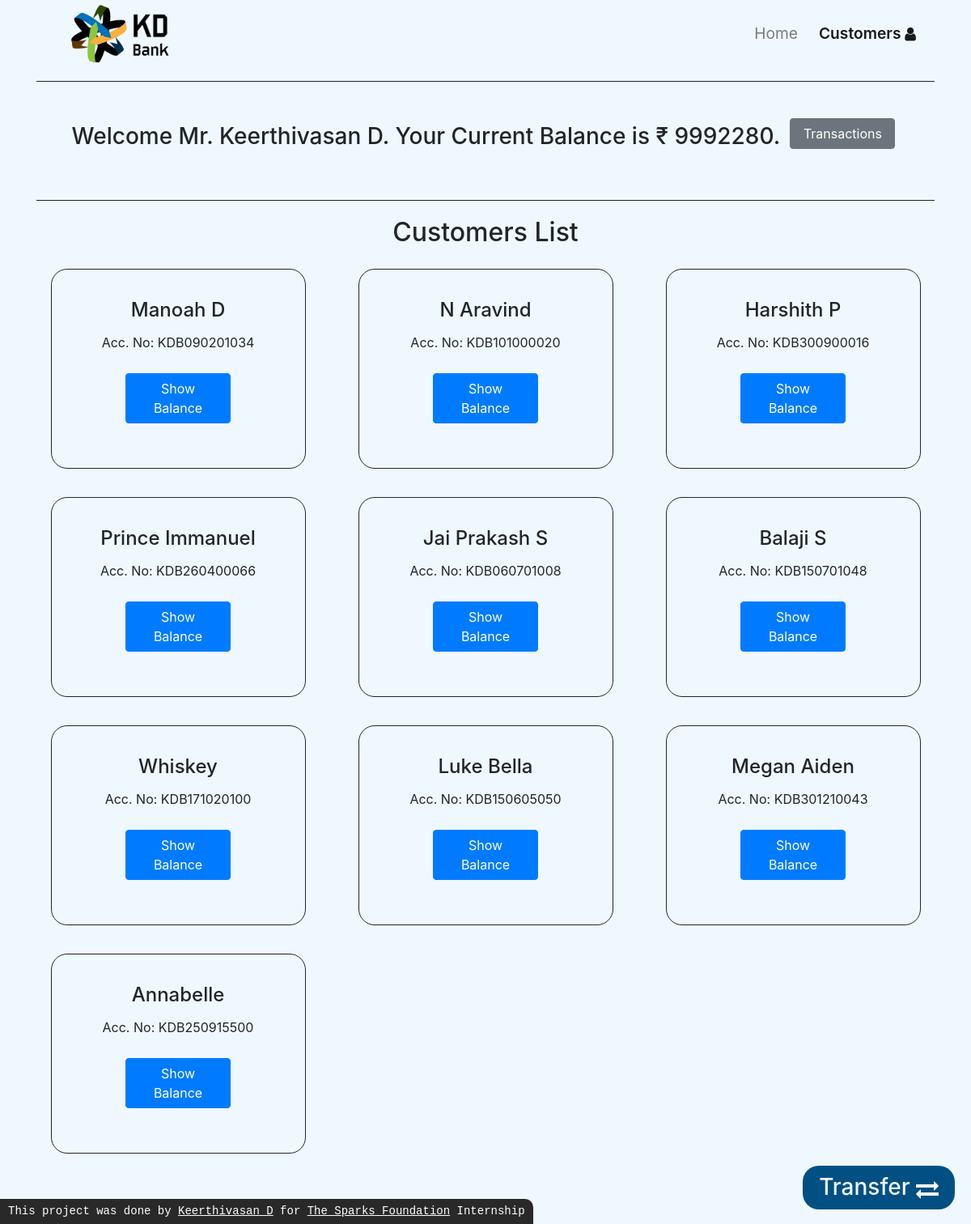
Page /banking on the committed database.
### app.py (models this page shows)
class customer(db.Model):
    acc_no = db.Column(db.String(12), primary_key=True, nullable=False)
    name = db.Column(db.String(20), nullable=False)
    amt = db.Column(db.Integer, nullable=False, default = 0)
    def __repr__(self):
        return f"{self.acc_no},{self.name},{self.amt}"

### app.py (the view)
@app.route('/banking',methods=['POST','GET'])
def banking():
    if request.method=='POST':
        acc = request.form['acc_no']
        name = request.form['name']
        amt = request.form['amt']
        main_acc = 'KDB100100012'
        cust,trans=getdata()
        trans_id = len(trans)+1
        try:
            db.session.query(customer).filter(customer.acc_no == main_acc).update({customer.amt:customer.amt - amt})
            db.session.commit()
            db.session.query(customer).filter(customer.acc_no == acc).update({customer.amt: customer.amt + amt})
            db.session.commit()
            new = transaction(id=trans_id,acc_no=acc,name=name,amt=amt)
            db.session.add(new)
            db.session.commit()
            db.session.commit()
            return redirect('/banking')
        except:
            return "Error in Transaction!"
    else:
        cust_db,trans_db = getdata()
        return render_template('main.html',cust_db=cust_db,trans_db=trans_db)

### app.py (called while the page is built)
def getdata():
    db_obj = customer.query.all()
    cust_db_list = []
    for i in range(len(db_obj)):
        db_str = str(db_obj[i])
        cust_db_list.append(db_str.split(','))
        cust_db_list[i][2] = int(cust_db_list[i][2])
    db_obj = transaction.query.all()
    trans_db_list = []
    for i in range(len(db_obj)):
        db_str = str(db_obj[i])
        trans_db_list.append(db_str.split(','))
        trans_db_list[i][2] = int(trans_db_list[i][2])
    return cust_db_list,trans_db_list

    def __repr__(self):
        return f"{self.acc_no},{self.name},{self.amt},{self.date_time}"

### templates/main.html (shortened to what this page needs)
<!DOCTYPE html>
<html lang='en'>
<head>
    <link rel="stylesheet" href="{{ url_for('static',filename= 'bootstrap.min.css')}}">
    <link rel="stylesheet" href="https://stackpath.bootstrapcdn.com/font-awesome/4.7.0/css/font-awesome.min.css">
    <link rel='stylesheet' href="{{ url_for('static',filename= 'main.css')}}">
    <link rel='stylesheet' href="{{ url_for('static',filename= 'loader.css')}}">
</head>
<body>
    <header>
        <div class="container">
            <nav class='navbar navbar-expand-lg navbar-light' style="padding: 0; padding-top: 5px;">
                <div class='container-fluid'>
                    <a class="navbar-brand" href="http://localhost:5000/" style="padding: 0; margin: 0;">
                        <img src="{{ url_for('static',filename= 'kdbank.png')}}" alt="" style="padding: 0; margin: 0;">
                    </a>
                    <div class='collapse navbar-collapse' id='navbarSupportedContent'>
                        <ul class='navbar-nav ml-auto mb-2 mb-lg-0'>
                            <li class='nav-item'>
                            <a class='nav-link' aria-current='page' href='http://localhost:5000/'>Home</a>
                            </li>
                            <li class='nav-item active l'>
                            <a class='nav-link' href='http://localhost:5000/banking'>Customers <i class="fa fa-user" aria-hidden="true"></i></a>
                            </li>
                        </ul>
                    </div>
                </div>
            </nav>
        </div>
    </header>
    <div id="trans-bg">
        <div class="row">
            <div id="trans-box">
                <h1 class="transfertitle">Transactions</h1>
                <button onclick="closebtn()" class="loginclse"></button>
            </div>
        </div>
    </div>
    <div id="transfer-bg">
        <div class="row">
            <div class="col-lg-4">
            <div id="transfer-box">
                <h1 class="transfertitle">Transfer</h1>
                <button onclick="closebtn()" class="loginclse"></button>
                <form method="POST">
                    <label for="acc_no" class="formtxt">Acc. No: &nbsp;&nbsp;&nbsp;&nbsp;&nbsp;</label>
                    <input type="text" id="acc_no" name="acc_no" placeholder="KDBXXXXXXXXX" class="forminput" required><br>
                    <label for="name" class="formtxt">Name: &nbsp;&nbsp;&nbsp;&nbsp;&nbsp;&nbsp;&nbsp;&nbsp;</label>
                    <input type="text" id="name" name="name" placeholder="Manoah D" class="forminput" required><br>
                    <label for="amt" class="formtxt">Amount: &nbsp;&nbsp;&nbsp;&#8377;</label>
                    <input type="number" id="amt" name="amt" placeholder="1000" class="forminput" required><br>
                </form>
            </div>
            </div>
        </div>
    </div>
    <div class="container">
        <div class="row row1">
            <div class="col-lg-12">
                <div class="boxspl"><h3>Welcome Mr. {{cust_db[0][1]}}. Your Current Balance is &#8377; {{cust_db[0][2]}}. <button onclick="transaction()" class="btn btn-secondary">Transactions</button></h3></div>
            </div>
            <div class="col-lg-12">
                <h2>Customers List</h2>
            </div>
            <div class="col-lg-4 col-md-6">
                <div class="box">
                <h4>{{cust_db[1][1]}}</h4>
                <p>Acc. No: {{cust_db[1][0]}}</p>
                <button onclick="showbal1()" class="btn btn-primary balance" id="bal{{cust_db[1][1]}}">Show Balance</button>
                </div>
            </div>
            <div class="col-lg-4 col-md-6">
                <div class="box">
                <h4>{{cust_db[2][1]}}</h4>
                <p>Acc. No: {{cust_db[2][0]}}</p>
                <button onclick="showbal2()" class="btn btn-primary balance" id="bal{{cust_db[2][1]}}">Show Balance</button>
                </div>
            </div>
            <div class="col-lg-4 col-md-6">
                <div class="box">
                <h4>{{cust_db[3][1]}}</h4>
                <p>Acc. No: {{cust_db[3][0]}}</p>
                <button onclick="showbal3()" class="btn btn-primary balance" id="bal{{cust_db[3][1]}}">Show Balance</button>
                </div>
            </div>
            <div class="col-lg-4 col-md-6">
                <div class="box">
                <h4>{{cust_db[4][1]}}</h4>
                <p>Acc. No: {{cust_db[4][0]}}</p>
                <button onclick="showbal4()" class="btn btn-primary balance" id="bal{{cust_db[4][1]}}">Show Balance</button>
                </div>
            </div>
            <div class="col-lg-4 col-md-6">
                <div class="box">
                <h4>{{cust_db[5][1]}}</h4>
                <p>Acc. No: {{cust_db[5][0]}}</p>
                <button onclick="showbal5()" class="btn btn-primary balance" id="bal{{cust_db[5][1]}}">Show Balance</button>
                </div>
            </div>
            <div class="col-lg-4 col-md-6">
                <div class="box">
                <h4>{{cust_db[6][1]}}</h4>
                <p>Acc. No: {{cust_db[6][0]}}</p>
                <button onclick="showbal6()" class="btn btn-primary balance" id="bal{{cust_db[6][1]}}">Show Balance</button>
                </div>
            </div>
            <div class="col-lg-4 col-md-6">
                <div class="box">
                <h4>{{cust_db[7][1]}}</h4>
                <p>Acc. No: {{cust_db[7][0]}}</p>
                <button onclick="showbal7()" class="btn btn-primary balance" id="bal{{cust_db[7][1]}}">Show Balance</button>
                </div>
            </div>
            <div class="col-lg-4 col-md-6">
                <div class="box">
                <h4>{{cust_db[8][1]}}</h4>
                <p>Acc. No: {{cust_db[8][0]}}</p>
                <button onclick="showbal8()" class="btn btn-primary balance" id="bal{{cust_db[8][1]}}">Show Balance</button>
                </div>
            </div>
            <div class="col-lg-4 col-md-6">
                <div class="box">
                <h4>{{cust_db[9][1]}}</h4>
                <p>Acc. No: {{cust_db[9][0]}}</p>
                <button onclick="showbal9()" class="btn btn-primary balance" id="bal{{cust_db[9][1]}}">Show Balance</button>
                </div>
            </div>
            <div class="col-lg-4 col-md-6">
                <div class="box">
                <h4>{{cust_db[10][1]}}</h4>
                <p>Acc. No: {{cust_db[10][0]}}</p>
                <button onclick="showbal10()" class="btn btn-primary balance" id="bal{{cust_db[10][1]}}">Show Balance</button>
                </div>
            </div>
        </div>
    </div>
    <h3 onclick="transfer()" class="transfer">Transfer <i class="fa fa-exchange" aria-hidden="true"></i></h3>
    <code>This project was done by <a href="https://kd100100.github.io/">Keerthivasan D</a> for <a href="https://www.linkedin.com/company/the-sparks-foundation/">The Sparks Foundation</a> Internship</code>
</body>
</html>

### static/main.css (style rules this page uses)
* { transition: 0.3s; overflow-x: hidden; overflow: auto; background-color: aliceblue; }
header { position: fixed; top: 0; z-index: 100; width: 100%; transition: 1s; background-color: aliceblue; }
.nav-link { font-size: 120%; background: transparent; }
.active { font-weight: 600; }
.navbar img { width: 70%; }
.fa { background: transparent; vertical-align: sub; }
.nav-item { margin-right: 10px; border-radius: 10px; }
.l { margin-right: 0; }
body { background-color: aliceblue; text-align: center; }
.row1 { padding-top: 100px; padding-bottom: 70px; }
.col-lg-12 h2 { overflow: hidden; }
.box { padding: 30px 20px; border: 1px solid; border-radius: 20px; width: 90%; margin: 5%; }
.box h4 { line-height: 40px; }
.balance { min-width: 125px; }
.transfer { position: fixed; bottom: 10px; right: 20px; padding: 10px 20px; background-color: #025083; color: aliceblue; border-radius: 20px; cursor: pointer; }
code { position: fixed; z-index: 10; bottom: 0; left: 0; padding: 5px 10px; color: rgb(255, 255, 255); border-top-right-radius: 10px; background-color: rgb(41, 41, 41); }
code a { text-decoration: underline; color: rgb(255, 255, 255); }
#transfer-bg { position: fixed; top: 0; left: 0; width: 100%; height: 100vh; z-index: -100; background-color: rgba(0, 0, 0, 0.5); overflow: hidden; }
#transfer-box { position: fixed; top: 50%; left: 50%; z-index: -150; transform: translate(-50%,-50%); background-color: aliceblue; padding: 40px 0; width: 35%; border-radius: 20px; }
#trans-bg { position: fixed; top: 0; left: 0; width: 100%; height: 100vh; z-index: -100; background-color: rgba(0, 0, 0, 0.5); overflow: hidden; }
#trans-box { position: fixed; top: 50%; left: 50%; z-index: -150; transform: translate(-50%,-50%); background-color: aliceblue; padding: 30px 0; width: 60%; max-height: 70vh; overflow-y: auto; border-radius: 20px; }
.loginclse { position: absolute; top: 35px; right: 30px; background: transparent; border: 0; font-size: 2rem !important; }
.btn { width: 130px; margin: 5px; margin-top: 10px; margin-bottom: 25px; }
.formtxt { vertical-align: middle; font-size: large; padding: 0; margin: 0; padding-bottom: 10px; }
.transfertitle { overflow: hidden; }
.boxspl { padding: 30px 20px; border-top: 1px solid; border-bottom: 1px solid; margin-bottom: 20px; }
.boxspl h3 { overflow: hidden; }
.boxspl button { margin-top: 15px; }

### rows in the picture
customer: name "Keerthivasan D"
customer: name "Jai Prakash S", acc_no "KDB060701008"
customer: name "Balaji S", acc_no "KDB150701048"
customer: name "Luke Bella", acc_no "KDB150605050"
customer: name "Megan Aiden", acc_no "KDB301210043"
customer: name "Annabelle", acc_no "KDB250915500"

### other values in the picture
{{ cust_db[0][2] }} "9992280"
{{ cust_db[1][1] }} "Manoah D"
{{ cust_db[1][0] }} "KDB090201034"
{{ cust_db[2][1] }} "N Aravind"
{{ cust_db[2][0] }} "KDB101000020"
{{ cust_db[3][1] }} "Harshith P"
{{ cust_db[3][0] }} "KDB300900016"
{{ cust_db[4][1] }} "Prince Immanuel"
{{ cust_db[4][0] }} "KDB260400066"
{{ cust_db[7][1] }} "Whiskey"
{{ cust_db[7][0] }} "KDB171020100"
